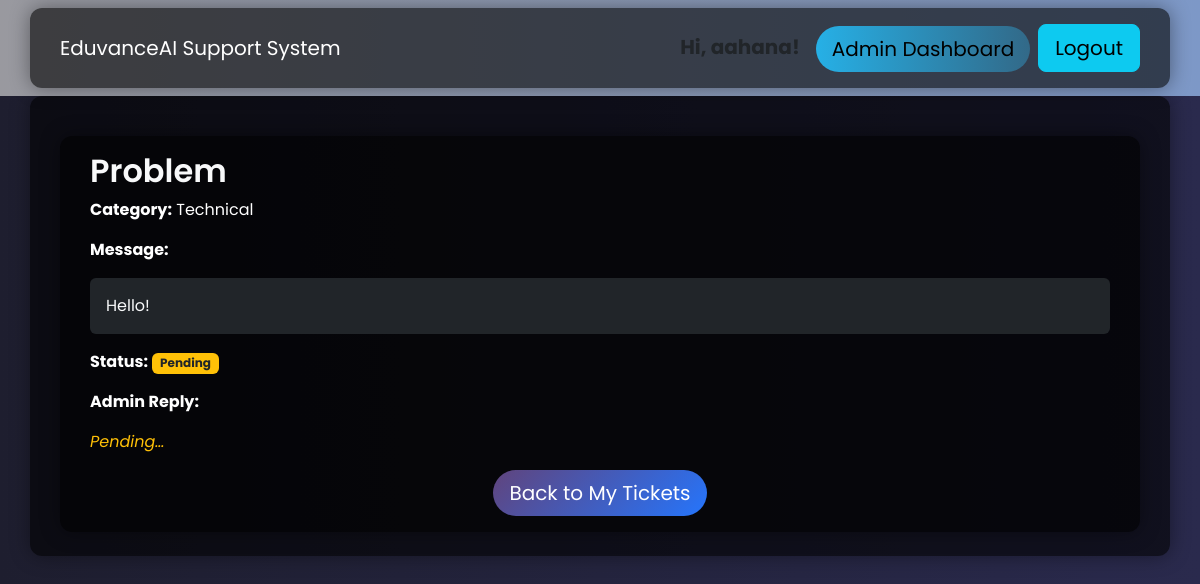
The app's page /tickets/ticket/3/ (signed in) with its own data.
### tickets/models.py (models this page shows, shortened)
class Ticket(models.Model):
    CATEGORY_CHOICES = [
        ('Billing', 'Billing'),
        ('Technical', 'Technical'),
        ('General', 'General'),
    ]
    STATUS_CHOICES = [
        ('Pending', 'Pending'),
        ('Replied', 'Replied'),
    ]
    customer = models.ForeignKey(User, on_delete=models.CASCADE)
    subject = models.CharField(max_length=255)
    message = models.TextField()
    category = models.CharField(max_length=50, choices=CATEGORY_CHOICES, blank=True, null=True)
    status = models.CharField(max_length=20, choices=STATUS_CHOICES, default='Pending')
    created_at = models.DateTimeField(auto_now_add=True)
    response = models.TextField(blank=True, null=True)
    responder = models.ForeignKey(User, on_delete=models.SET_NULL, null=True, blank=True, related_name='responses')
    ai_generated = models.BooleanField(default=False)
    ai_classified = models.BooleanField(default=False)  # new field

### tickets/views.py (the view)
# urls.py: path('ticket/<int:ticket_id>/', views.customer_ticket_detail, name='customer_ticket_detail'),
@login_required
def customer_ticket_detail(request, ticket_id):
    ticket = Ticket.objects.get(id=ticket_id, customer=request.user)
    return render(request, 'tickets/customer_ticket_detail.html', {'ticket': ticket})

### tickets/templates/tickets/customer_ticket_detail.html (shortened to what this page needs)
{% extends 'tickets/base.html' %}
{% block content %}
<div class="container mt-3">
    <h2 class="text-light">{{ ticket.subject }}</h2>
    <p><strong>Category:</strong> {{ ticket.category }}</p>
    <p><strong>Message:</strong></p>
    <div class="p-3 bg-dark rounded text-light mb-3">{{ ticket.message|linebreaksbr }}</div>
    <p><strong>Status:</strong>
        <span class="badge {% if ticket.status == 'Replied' %}bg-success{% else %}bg-warning text-dark{% endif %}">
            {{ ticket.status }}
        </span>
    </p>
    <p><strong>Admin Reply:</strong></p>
    {% if ticket.response %}
        <div class="border rounded p-3 bg-dark text-light">
            <div class="ai-response-box">{{ ticket.response|linebreaksbr }}</div>
            <div class="small text-muted mt-1">by {{ ticket.responder.username }}</div>
        </div>
    {% else %}
        <em class="text-warning">Pending…</em>
    {% endif %}
    <a href="{% url 'customer_ticket_list' %}" class="btn btn-lg btn-secondary rounded-pill mt-3 d-block mx-auto" style="width: fit-content;">
        Back to My Tickets
    </a>
</div>
{% endblock %}

### tickets/templates/tickets/base.html (shortened to what this page needs)
{% load static %}
<!DOCTYPE html>
<html>
<head>
  <link href="https://cdn.jsdelivr.net/npm/bootstrap@5.3.2/dist/css/bootstrap.min.css" rel="stylesheet">
  <link rel="stylesheet" href="{% static 'css/theme.css' %}">
</head>
<body>
  <nav class="navbar navbar-expand-lg navbar-dark sticky-top">
    <div class="container">
      <a class="navbar-brand" href="{% url 'home' %}">EduvanceAI Support System</a>
      <div class="ms-auto d-flex gap-2">
  {% if user.is_authenticated %}
<span class="navbar-text me-2 fw-bold text-dark fs-5">Hi, {{ user.username }}!</span>
    {% if not user.is_staff %}
      <a href="{% url 'create_ticket' %}" class="btn btn-warning btn-lg btn-center-text">Create Ticket</a>
      <a href="{% url 'customer_ticket_list' %}" class="btn btn-warning btn-lg btn-center-text">My Tickets</a>
    {% else %}
<a href="{% url 'admin_ticket_list' %}" class="btn btn-warning btn-lg btn-center-text">
    Admin Dashboard
</a>
    {% endif %}
    <a href="{% url 'logout' %}" class="btn btn-info btn-lg btn-center-text ">Logout</a>
  {% else %}
    <a href="{% url 'login' %}?role=customer" class="btn btn-warning btn-lg">Customer Login</a>
    <a href="{% url 'login' %}?role=admin" class="btn btn-warning btn-lg">Admin Login</a>
  {% endif %}
</div>
    </div>
  </nav>
  <main class="container py-4">
    {% block content %}{% endblock %}
  </main>
</body>
</html>

### tickets/static/tickets/theme.css (style rules this page uses)
body { background: linear-gradient(135deg, #1f1c2c, #928dab); color: white; min-height: 100vh; margin: 0; font-family: 'Poppins', sans-serif; }
h1, h2, h3, h4, h5, h6 { font-weight: 600; }
p, span, li, a { font-weight: 400; }
.container { background: rgba(0, 0, 0, 0.6); padding: 50px; border-radius: 50px; box-shadow: 0 8px 20px rgba(0, 0, 0, 0.5); }
.btn-warning { background: linear-gradient(45deg, #6a11cb, #2575fc); border: none; border-radius: 50px; margin-top: auto; }
.container { background-color: rgba(0, 0, 0, 0.6); padding: 30px; border-radius: 12px; box-shadow: 0 0 20px rgba(0, 0, 0, 0.4); }
body { background: #121212; color: #e0e0e0; }
.btn-secondary { background: linear-gradient(135deg, #60447d, #2575fc); color: #fff; border-radius: 50px; border: none; }
.container { padding-top: 1rem; padding-bottom: 1rem; }

### tickets/templates/tickets/base.html (style rules this page uses)
body { min-height: 100vh; background: linear-gradient(90deg, #1e1e2f, #2a2a4d); color: #fff; }
.navbar { background: linear-gradient(90deg, #99999fff, #7d98c7ff); }
.btn-warning { background: linear-gradient(90deg, #26b0e6ff, #326988ff); border: none; border-radius:50px; }

### records on screen
Ticket: subject "Problem", category "Technical", message "Hello!", status "Pending"

### other values on screen
{{ user.username }} "aahana"
